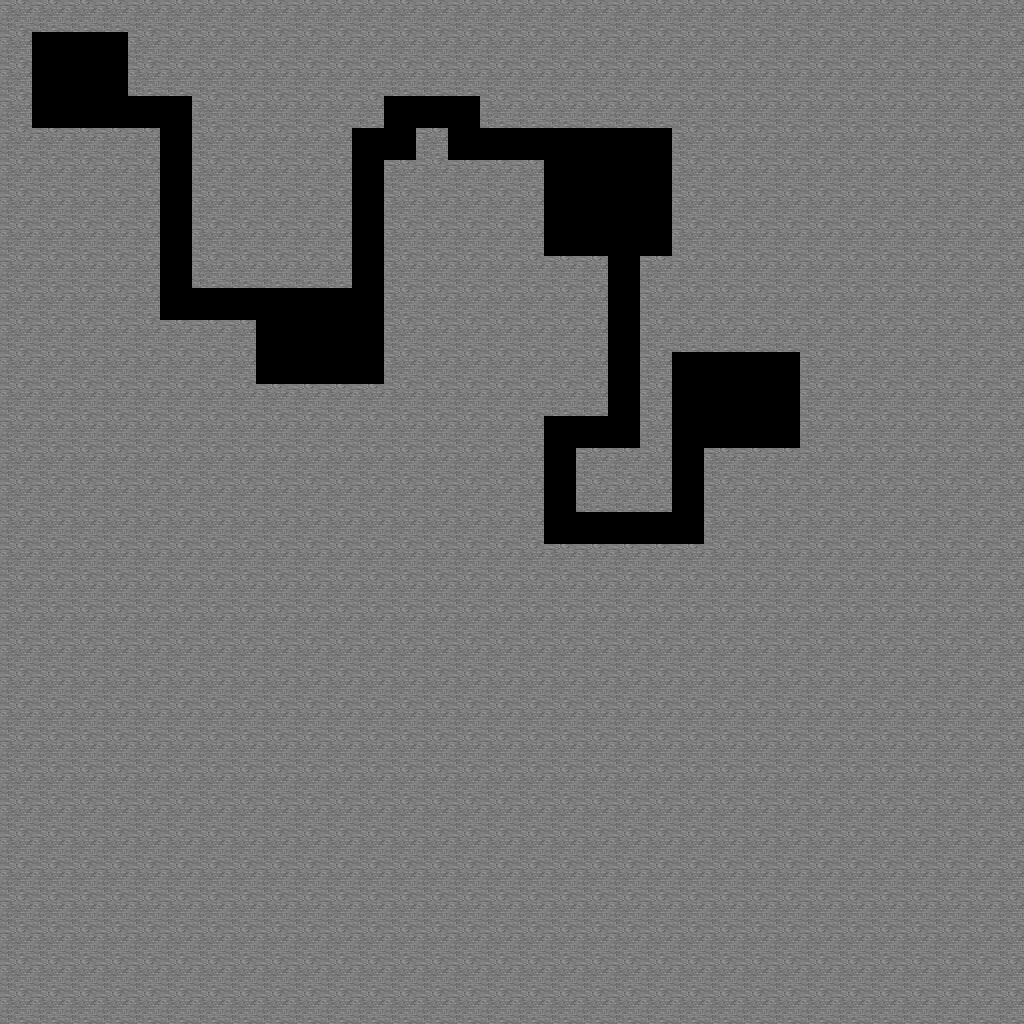

Rendered tile map (Tiled .tmx) drawn with the repository's tilesets; below, a short description and the map source with its tile grids summarised:
An orthogonal 32x32 tile map with 32x32 px tiles, 1 tile layer (Breakable), 2 hidden layers not drawn.

<map version="1.0" orientation="orthogonal" width="32" height="32" tilewidth="32" tileheight="32">
 <tileset firstgid="1" name="terrain" tilewidth="32" tileheight="32">
  <image source="../res/terrain.png" width="512" height="512" />
 </tileset>
 <layer name="Ground" width="32" height="32" visible="0">
  <data>[1024 cells, 1024 non-empty, 1 distinct tile ids]</data>
 </layer>
 <layer name="Breakable" width="32" height="32">
  <properties>
   <property name="breakable" value="true" />
   <property name="collides" value="true" />
  </properties>
  <data>[1024 cells, 936 non-empty, 1 distinct tile ids]</data>
 </layer>
 <layer name="Bedrock" width="32" height="32" visible="0">
  <properties>
   <property name="collides" value="true" />
  </properties>
  <data>[1024 cells, 124 non-empty, 1 distinct tile ids]</data>
 </layer>
</map>
